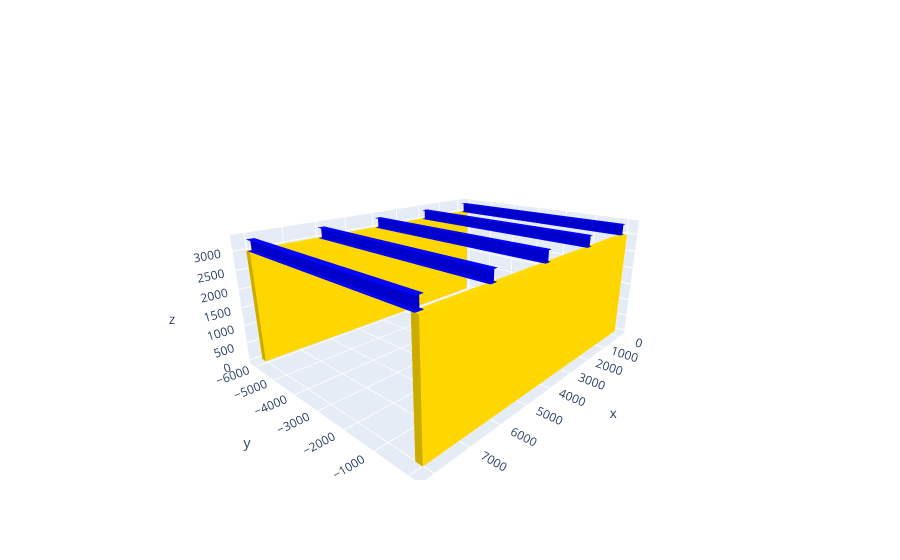

Notebook cell for this chart:
### Code cell
meshes = []
elements = []

(L,H,W,t) = (6000, 300, 200, 10)
pts = [(0,H/2.0),(W/2.0,H/2.0),(W/2.0,(H/2.0 - t)),(t/2.0,(H/2.0-t)),(t/2.0,(t - H/2.0)),(W/2.0,(t -H/2.0)),(W/2.0,H/-2.0),(0,H/-2.0)]
beam_workplane = cadquery.Workplane("XZ").polyline(pts).mirrorY().extrude(L)
beam_mesh_cq = beam_workplane.val().tessellate(0.1)
meshes.append(cadquery_mesh_to_dotbim_mesh(beam_mesh_cq, 0))

(number_of_beams,spacing,wall_height) = (5,2000,3000)
for i in range(number_of_beams):
    elements.append(Element(mesh_id=0,
                    vector=Vector(x=i*spacing, y=0, z=wall_height+H/2),
                    guid=str(uuid.uuid4()),
                    info={"Material": "Steel"},
                    rotation=Rotation(qx=0, qy=0, qz=0, qw=1.0),
                    type="Beam",
                    color=Color(r=0, g=0, b=255, a=255)))

wall_workplane = cadquery.Workplane("front").moveTo((spacing*(number_of_beams-1))/2.0,0).box(spacing*(number_of_beams-1)+W, 200.0, wall_height)
wall_mesh_cq = wall_workplane.val().tessellate(0.1)
meshes.append(cadquery_mesh_to_dotbim_mesh(wall_mesh_cq, 1))

for i in range(2):
    elements.append(Element(mesh_id=1,
                    vector=Vector(x=0, y=-i*L, z=wall_height/2.0),
                    guid=str(uuid.uuid4()),
                    info={"Material": "Concrete"},
                    rotation=Rotation(qx=0, qy=0, qz=0, qw=1.0),
                    type="Wall",
                    color=Color(r=255, g=215, b=0, a=255)))


file_info = {"Author": "John Doe"}
file = File("1.0.0", meshes=meshes, elements=elements, info=file_info)
file.view()
file.save("WallsWithBeams.bim")
